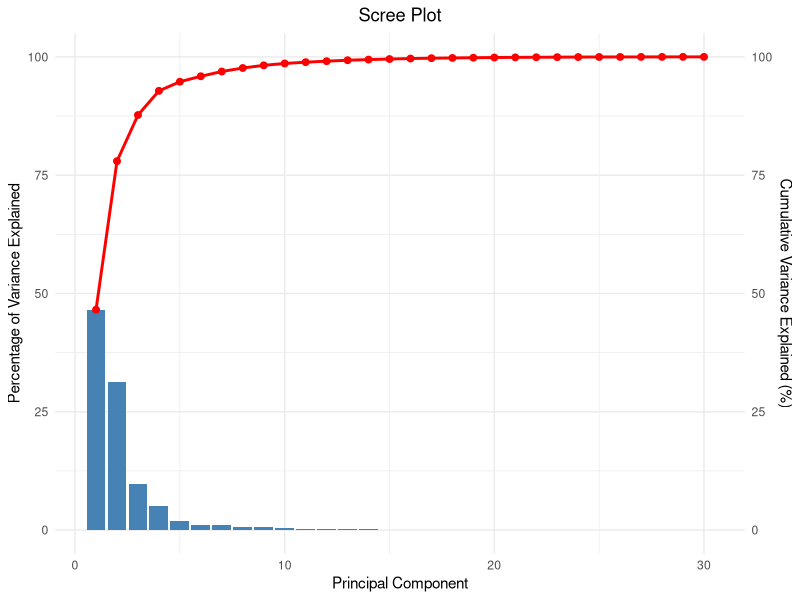
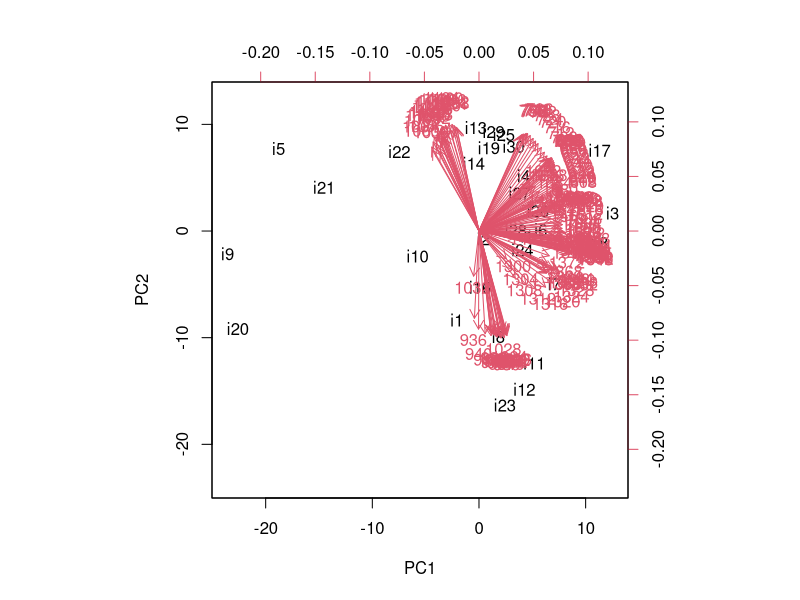
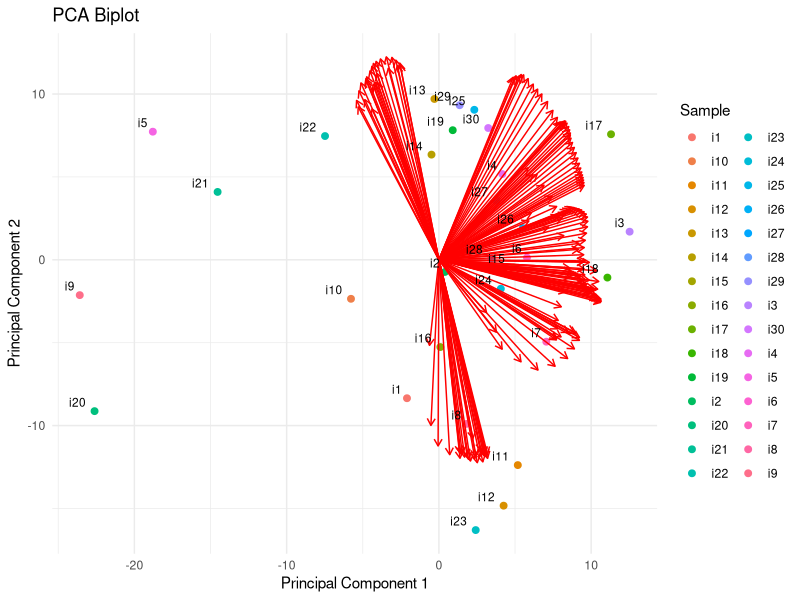

Write R code to recreate these figures, in order.
# set work directory
setwd("C:/Users/Lenovo/Documents/Programiranje/PhD/SpectralTool/datasets")

# read and inspect dataframe
df = read.csv('all_spectra_std_order_corr_test.csv')
View(df)

#load libraries
library(ggplot2)
library(dplyr)

#######################
#PREPROCESS DATAFRAMES#
#######################

# remove rows with 0, else scaling wont work
df = df[apply(df!=0, 1, all),]
View(df)

# tranpose
df_pca = t(df)

# make first row column names
colnames(df_pca) = as.character(unlist(df_pca[1, ]))

# replace previous column names and reset
df_pca = df_pca[-1, ]
rownames(df) = NULL

# inspect the results
View(df_pca)



##############################
#PRINCIPAL COMPONENT ANALYSIS#
##############################

# calculate PCs
results = prcomp(df_pca, scale=TRUE)
View(results)

# reverse eigenvectors
results$rotation = -1*results$rotation

# dispay PCs
results$rotation

#calculate total variance explained by each principal component
var_explained = results$sdev^2 / sum(results$sdev^2)
var_cumulative = cumsum(var_explained)
print(var_explained)
print(var_cumulative)

# make results dataframe
var_results = data.frame(PC = 1:length(var_explained),
                    ExplainedVariance = var_explained,
                    CumulativeVariance = var_cumulative)
#############
# SCREE PLOT#
#############

ggplot(var_results, aes(x = PC)) +
  geom_bar(aes(y = ExplainedVariance * 100), 
           stat = "identity", 
           fill = "steelblue") +
  geom_line(aes(y = CumulativeVariance * 100), 
            color = "red", 
            size = 1) +
  geom_point(aes(y = CumulativeVariance * 100), 
             color = "red", 
             size = 2) +
  labs(title = "Scree Plot",
       x = "Principal Component",
       y = "Percentage of Variance Explained") +
  theme_minimal() +
  scale_y_continuous(sec.axis = sec_axis(~ ., name = "Cumulative Variance Explained (%)")) +
  theme(plot.title = element_text(hjust = 0.5))


##########
# BIPLOTS#
##########

# automatic biplot
biplot(results, scale = 0)

# preparedataframes for manual biplot
scores = as.data.frame(results$x)
loadings = as.data.frame(results$rotation)
pca_df = data.frame(scores, Sample = rownames(scores))
loadings_df = data.frame(loadings, Variable = rownames(loadings))
View(loadings_df)

#manual biplot
ggplot() +
  geom_point(data = pca_df, aes(x = PC1, y = PC2, color = Sample), size = 2) +
  geom_segment(data = loadings_df, aes(x = 0, y = 0, xend = PC1 * 100, yend = PC2 * 100), 
               arrow = arrow(length = unit(0.2, "cm")), color = "red") +
  #geom_text(data = loadings_df, aes(x = PC1 * 120, y = PC2 * 120, label = Variable), 
            #color = "black", vjust = 1.5) +
  geom_text(data = pca_df, aes(x = PC1, y = PC2, label = Sample), 
            vjust = -0.5, hjust = 1.5, size = 3) +
  labs(title = "PCA Biplot",
       x = "Principal Component 1",
       y = "Principal Component 2") +
  theme_minimal()
theme(plot.title = element_text(hjust = 0.5))



###########################################
# EXPORT LOADINGS FOR USE IN RAINBOW CHART#
###########################################

# merge dataframes by row indices
print(df)
print(loadings_df)
rownames(loadings_df) = loadings_df$wavenumber
loadings_df$wavenumber = NULL
View(loadings_df)

output_df = merge(df, loadings_df, by = 0)
rownames(output_df) = NULL
arrange(output_df, wavenumber)
View(output_df)

write.csv(output_df, "loadings_for_rainbow.csv", row.names = FALSE)

